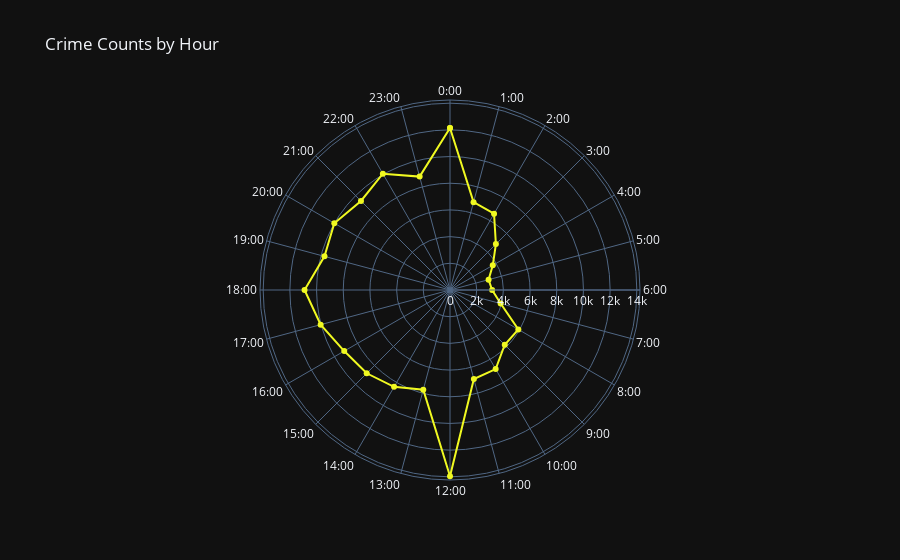

This figure's notebook cell:
### Code cell
import plotly.express as px
df = px.data.wind()
fig2 = px.line_polar(crime_time_frames, r="crime_type", theta="time_frame", line_close=True, markers=True,
                    color_discrete_sequence=px.colors.sequential.Plasma_r,
                    template="plotly_dark", title='Crime Counts by Hour')
fig2.show()

### Figure 1 — Plotly figure (JSON) as saved in the notebook; plotly's stock layout.template omitted (floating-point values rounded to 4 significant figures)
{"data": [{"hovertemplate": "crime_type=%{r}<br>time_frame=%{theta}<extra></extra>", "legendgroup": "", "line": {"color": "#f0f921", "dash": "solid"}, "marker": {"symbol": "circle"}, "mode": "lines+markers", "name": "", "r": [12141, 6815, 6601, 4863, 3702, 2994, 3156, 3930, 5914, 5803, 6843, 6908, 13957, 7737, 8382, 8828, 9152, 10035, 10900, 9738, 10011, 9435, 10062, 8798, 12141], "showlegend": false, "subplot": "polar", "theta": ["0:00", "1:00", "2:00", "3:00", "4:00", "5:00", "6:00", "7:00", "8:00", "9:00", "10:00", "11:00", "12:00", "13:00", "14:00", "15:00", "16:00", "17:00", "18:00", "19:00", "20:00", "21:00", "22:00", "23:00", "0:00"], "type": "scatterpolar"}], "layout": {"legend": {"tracegroupgap": 0}, "polar": {"angularaxis": {"direction": "clockwise", "rotation": 90}, "domain": {"x": [0, 1], "y": [0, 1]}}, "title": {"text": "Crime Counts by Hour"}}}
